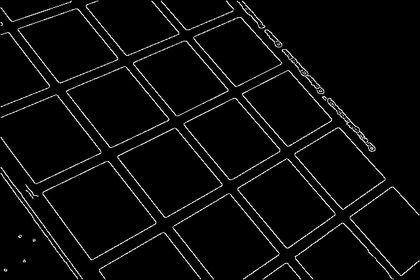
%> input picture 766-Computer-Vision/HW3/edge_hough_1.png, 420 x 280 px, shrunk from 640 x 426 before the run
$ octave play.m   (GNU Octave 9; MATLAB toolbox functions it lacks are replaced by stand-ins)
%> lines starting %> are read from the running program, lines starting %| are printed output that depends on the picture
% [8 lines of commented-out code are left out]


img = imread("edge_hough_1.png");
%> img is the input picture: size 280x420 uint8; min 0, max 255, mean 10.2
imshow(img);
img = edge(im2gray(img), 'canny');
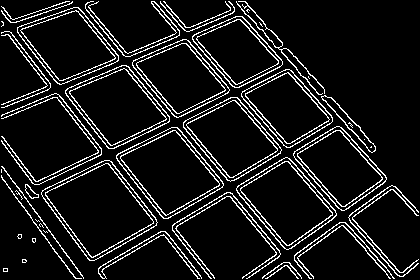
%> img: size 280x420 logical; 9.6% white in thin lines or dots
%%

sz = size(img);
%> sz = [280 420]

theta_num_bins = 180;
diag = sqrt(sz(1) * sz(1) + sz(2) * sz(2));
%> diag = 504.8
rho_num_bins = 300;
theta_interval = pi/theta_num_bins;
rho_interval = diag * 2 / rho_num_bins;
%> rho_interval = 3.37
thetas = [0:theta_interval:pi];
rhos = [-diag:rho_interval:diag];
%> rhos = 301 values from -504.8 to 504.8
thetas(end) = [];
rhos(end) = [];

%%


%%
accu = zeros(rho_num_bins, theta_num_bins);
[ys, xs] = find(img);
%> ys = 11347 values from 2 to 279; xs = 11347 values from 2 to 419
for i = 1:size(ys, 1)
    rhos_calc = ys(i) * cos(thetas) - xs(i) * sin(thetas) + diag;
    rhos_idx = get_rho_idx(rhos_calc, rho_interval, rho_num_bins);
    for j = 1:theta_num_bins
        accu(rhos_idx(j), j) = accu(rhos_idx(j), j) + 1;
    end
end
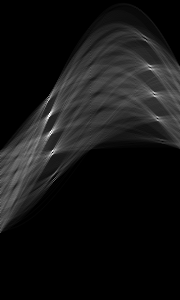
%> accu: size 300x180 double; min 0, max 469, mean 37.8; drawn with min black and max white


%%
mx = max(accu, [], 'all');
%> mx = 469
accu = min(255, round(accu .* (255 ./ mx)));
fh = figure();
imshow(accu, [0 255]);
colormap(gca,hot);


%%
orig_img = img;
hough_img = accu;
[rows, cols] = find(accu >= 130);
%> rows = 188 values from 65 to 160; cols = 188 values from 31 to 160
line_thetas = thetas(cols);
%> line_thetas = 188 values from 0.524 to 2.78
line_rhos = rhos(rows);
%> line_rhos = 188 values, max 30.29 at index 2, min -289.4 at index 143, mean -102.8


%%

figure()

imshow(orig_img);
axis on;
hold on

for i=1:size(rows,1)
    if line_thetas(i) > pi / 2
        y = [0 sz(1)];
        x = (y * cos(line_thetas(i)) - line_rhos(i)) * csc(line_thetas(i));
    else
        x = [0 sz(2)];
        y = (x * sin(line_thetas(i)) + line_rhos(i)) * sec(line_thetas(i));
    end
    line(x, y)
end
%> this loop made 188 passes
%> y on passes 1 to 12: [31.09 273.6], [34.97 277.5], [27.48 279.8], [-16.43 277.7], [-12.32 281.8], [-45.76 259.4], [-24.96 280.2], [-20.8 284.3], [-42.7 285.4], [-56.29 283.8], [-51.96 288.1], [-126.3 279.3]
%> after the loop, x = [281.7 -447.7]; y = [0 280]


%%


orig_img = img;
hough_img = accu;
[rows, cols] = find(accu >= 130);
figure()
imshow(orig_img)
axis on
hold on
[ys, xs] = find(orig_img);
%> the run ends on the next line
for k = 1:size(rows, 1)
% [37 lines not run here, left out]
function idx = get_rho_idx(rho, rho_interval, bin_cnt)
    idx = min(bin_cnt, max(1, ceil(rho/rho_interval)));
end
